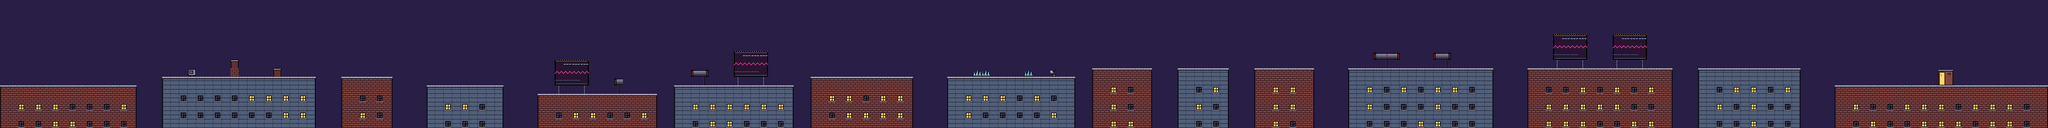

This is a level from a 2D game, rendered from its Tiled map with the project's own tilesets. A one-line summary and the map file follow, with tile-layer data summarised:
An orthogonal 240x15 tile map with 16x16 px tiles, 1 tile layer (Tiles) and 16 objects (6x Pigeon, 5x Stamp, 2x Beacon, Player, Speed, ...).

<map version="1.10" tiledversion="1.11.2" orientation="orthogonal" renderorder="right-down" width="240" height="15" tilewidth="16" tileheight="16" infinite="0" nextlayerid="4" nextobjectid="17">
  <properties>
    <property name="index" value="7" type="int" />
    <property name="name" value="OLD TOWN" />
    <property name="speed" value="44" type="int" />
    <property name="sky" value="4" type="int" />
  </properties>
  <tileset firstgid="1" source="../tileset.tsx" />
  <layer id="1" name="Tiles" width="240" height="15">
    <data>[3600 cells, 3600 non-empty, 39 distinct tile ids]</data>
  </layer>
  <objectgroup id="2" name="Spawns">
    <object id="1" name="Player" class="Player" x="96" y="160">
      <point />
    </object>
    <object id="2" name="Pigeon" class="Pigeon" x="160" y="144">
      <point />
      <properties>
        <property name="arg" value="0" type="int" />
      </properties>
    </object>
    <object id="3" name="Pigeon" class="Pigeon" x="176" y="144">
      <point />
      <properties>
        <property name="arg" value="1" type="int" />
      </properties>
    </object>
    <object id="4" name="Beacon" class="Beacon" x="1552" y="144">
      <point />
      <properties>
        <property name="arg" value="0" type="int" />
      </properties>
    </object>
    <object id="5" name="Pigeon" class="Pigeon" x="1616" y="128">
      <point />
      <properties>
        <property name="arg" value="0" type="int" />
      </properties>
    </object>
    <object id="6" name="Pigeon" class="Pigeon" x="1632" y="128">
      <point />
      <properties>
        <property name="arg" value="1" type="int" />
      </properties>
    </object>
    <object id="7" name="Stamp" class="Stamp" x="1840" y="80">
      <point />
      <properties>
        <property name="arg" value="0" type="int" />
      </properties>
    </object>
    <object id="8" name="Stamp" class="Stamp" x="2080" y="80">
      <point />
      <properties>
        <property name="arg" value="0" type="int" />
      </properties>
    </object>
    <object id="9" name="Stamp" class="Stamp" x="2240" y="80">
      <point />
      <properties>
        <property name="arg" value="0" type="int" />
      </properties>
    </object>
    <object id="10" name="Stamp" class="Stamp" x="2384" y="80">
      <point />
      <properties>
        <property name="arg" value="0" type="int" />
      </properties>
    </object>
    <object id="11" name="Speed" class="Speed" x="2464" y="0">
      <point />
      <properties>
        <property name="arg" value="48" type="int" />
      </properties>
    </object>
    <object id="12" name="Stamp" class="Stamp" x="2592" y="64">
      <point />
      <properties>
        <property name="arg" value="0" type="int" />
      </properties>
    </object>
    <object id="13" name="Beacon" class="Beacon" x="3216" y="128">
      <point />
      <properties>
        <property name="arg" value="0" type="int" />
      </properties>
    </object>
    <object id="14" name="Pigeon" class="Pigeon" x="3280" y="112">
      <point />
      <properties>
        <property name="arg" value="0" type="int" />
      </properties>
    </object>
    <object id="15" name="Pigeon" class="Pigeon" x="3296" y="112">
      <point />
      <properties>
        <property name="arg" value="1" type="int" />
      </properties>
    </object>
    <object id="16" name="Mate" class="Mate" x="3632" y="160">
      <point />
      <properties>
        <property name="arg" value="0" type="int" />
      </properties>
    </object>
  </objectgroup>
</map>
